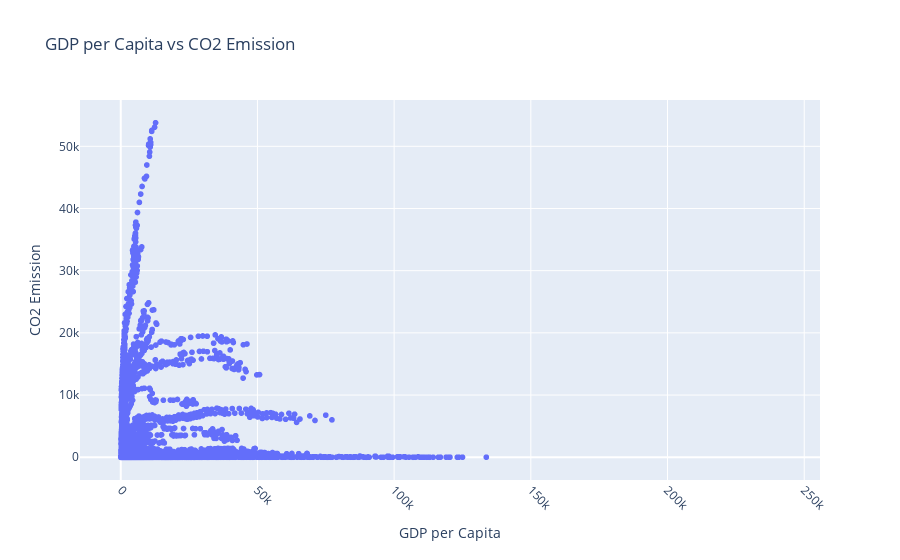

The notebook cell saved with this chart:
### Code cell
fig = px.scatter(df, x="GDP per Capita", y="CO2 Emission",
                 hover_data=['Country', 'Year'], 
                 title = 'GDP per Capita vs CO2 Emission')
fig.update_xaxes(title_text = 'GDP per Capita', tickangle= 45)
fig.update_yaxes(title_text='CO2 Emission')
fig.show()

### Figure 1 — Plotly figure (JSON) as saved in the notebook; plotly's stock layout.template omitted (floating-point values rounded to 4 significant figures; data arrays with more than 128 entries replaced by an {"elided": "..."} marker saying what was removed)
{"data": [{"customdata": {"elided": "15394x2 mixed values"}, "hovertemplate": "GDP per Capita=%{x}<br>CO2 Emission=%{y}<br>Country=%{customdata[0]}<br>Year=%{customdata[1]}<extra></extra>", "legendgroup": "", "marker": {"color": "#636efa", "symbol": "circle"}, "mode": "markers", "name": "", "showlegend": false, "type": "scattergl", "x": {"elided": "15394 float values"}, "xaxis": "x", "y": {"elided": "15394 float values"}, "yaxis": "y"}], "layout": {"legend": {"tracegroupgap": 0}, "title": {"text": "GDP per Capita vs CO2 Emission"}, "xaxis": {"anchor": "y", "domain": [0, 1], "tickangle": 45, "title": {"text": "GDP per Capita"}}, "yaxis": {"anchor": "x", "domain": [0, 1], "title": {"text": "CO2 Emission"}}}}
